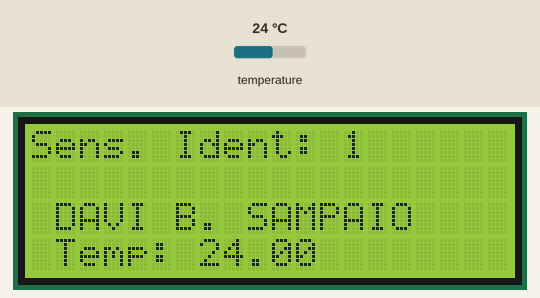
A sketch run on a simulated Arduino Uno, built with avr-gcc and run on an emulated ATmega328P. Parts: 20×4 character LCD. The test bench sets the inputs (shaded band); at power-on: temperature 24 °C.

Above: at 1.3 s.
1.4 s: temperature set to 12 °C
At 2.8 s:
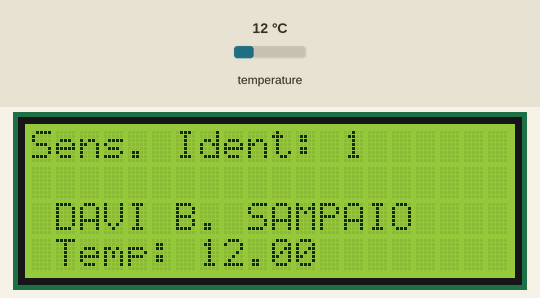
3.5 s: temperature set to 19 °C
5.9 s: temperature set to 28 °C
At 7.4 s:
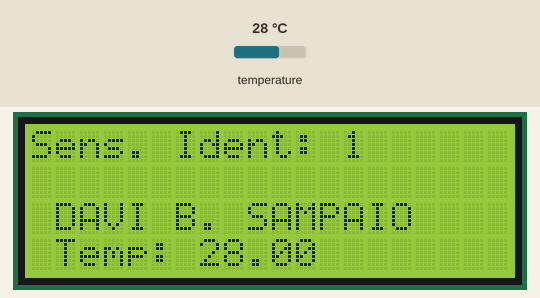
Timing chart, 0 to 8.9 s (numbered marks = the images above; inputs shaded):
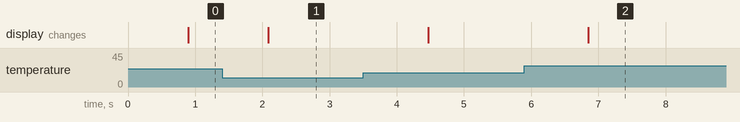

The sketch:

sensorTemp.ino
```cpp
// INCLUSÃO DE BIBLIOTECAS
#include <Wire.h>
#include <OneWire.h>
#include <DallasTemperature.h>
#include <LiquidCrystal_I2C.h>

// DEFINIÇÕES
#define endereco  0x27 // Endereços comuns: 0x27, 0x3F
#define colunas   20
#define linhas    4

// INSTANCIANDO OBJETOS
LiquidCrystal_I2C lcd(endereco, colunas, linhas);
//protocolo oneWire
OneWire  oneWire(10);
//Sensores
DallasTemperature sensors(&oneWire);
//Variaves
//armaenza o serial de cada sensor, futuramento colocarei 2
DeviceAddress ds18;
//Numero de sensores
byte c;

void sensorID(DeviceAddress sensor){
  //exibe id do sensor
  for (uint8_t i = 0; i < 8; i++){
    if (sensor[i] < 16)
      lcd.print("0");
    lcd.print(sensor[i], HEX);
  }
}

void alarm(uint8_t sensor){
  lcd.print("Alarme Sensor 1 ");
  sensorID(sensor);
  delay(500);
  lcd.clear();
}

void setup() {
  lcd.init(); // INICIA A COMUNICAÇÃO COM O DISPLAY
  lcd.backlight(); // LIGA A ILUMINAÇÃO DO DISPLAY
  lcd.clear(); // LIMPA O DISPLAY
  lcd.setCursor(0, 0); // POSICIONA O CURSOR NA PRIMEIRA COLUNA E LINHA

  Serial.begin(115200);

  sensors.begin();
  sensors.setResolution(12);
  sensors.setAlarmHandler(&alarm);

  c = sensors.getDeviceCount();
  lcd.print("Sens. Ident: ");
  lcd.print(c);


  //define os alarmes inferiores e superiores
  for (byte i = 0; i < c; i++){
    sensors.getAddress(ds18,i);
    sensors.setLowAlarmTemp(ds18, 24.5);
    sensors.setHighAlarmTemp(ds18, 29.5);

  }

  //lcd.noBacklight(); // DESLIGA A ILUMINAÇÃO DO DISPLAY
  //lcd.backlight(); // LIGA A ILUMINAÇÃO DO DISPLAY
}


void loop() {
  //Solicita temp. dos sensores
  sensors.requestTemperatures();
  lcd.setCursor(1, 2);
  lcd.print("DAVI B. SAMPAIO");
  lcd.setCursor(1, 3);
  lcd.print("Temp: ");

  lcd.print(sensors.getTempC(ds18));

 sensors.processAlarms();
 delay(400);

}
```

Measured:
- after the input at 1.4 s, the display: changes after 0.69 s (image 1)
- after the input at 5.9 s, the display: changes after 0.95 s (image 2)
